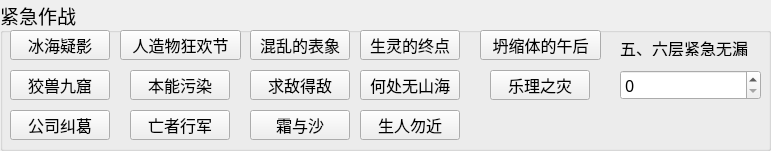
   <widget class="QGroupBox" name="emergact">
    <property name="geometry">
     <rect>
      <x>10</x>
      <y>360</y>
      <width>771</width>
      <height>151</height>
     </rect>
    </property>
    <property name="font">
     <font>
      <family>黑体</family>
      <pointsize>14</pointsize>
     </font>
    </property>
    <property name="title">
     <string>紧急作战</string>
    </property>
    <widget class="QPushButton" name="emeract_binghai">
     <property name="geometry">
      <rect>
       <x>10</x>
       <y>30</y>
       <width>100</width>
       <height>30</height>
      </rect>
     </property>
     <property name="font">
      <font>
       <family>黑体</family>
       <pointsize>12</pointsize>
      </font>
     </property>
     <property name="text">
      <string>冰海疑影</string>
     </property>
    </widget>
    <widget class="QPushButton" name="emeract_jiaoshou">
     <property name="geometry">
      <rect>
       <x>10</x>
       <y>70</y>
       <width>100</width>
       <height>30</height>
      </rect>
     </property>
     <property name="font">
      <font>
       <family>黑体</family>
       <pointsize>12</pointsize>
      </font>
     </property>
     <property name="text">
      <string>狡兽九窟</string>
     </property>
    </widget>
    <widget class="QPushButton" name="emeract_gongsi">
     <property name="geometry">
      <rect>
       <x>10</x>
       <y>110</y>
       <width>100</width>
       <height>30</height>
      </rect>
     </property>
     <property name="font">
      <font>
       <family>黑体</family>
       <pointsize>12</pointsize>
      </font>
     </property>
     <property name="text">
      <string>公司纠葛</string>
     </property>
    </widget>
    <widget class="QPushButton" name="emeract_renzao">
     <property name="geometry">
      <rect>
       <x>120</x>
       <y>30</y>
       <width>121</width>
       <height>30</height>
      </rect>
     </property>
     <property name="font">
      <font>
       <family>黑体</family>
       <pointsize>12</pointsize>
      </font>
     </property>
     <property name="text">
      <string>人造物狂欢节</string>
     </property>
    </widget>
    <widget class="QPushButton" name="emeract_benneng">
     <property name="geometry">
      <rect>
       <x>130</x>
       <y>70</y>
       <width>100</width>
       <height>30</height>
      </rect>
     </property>
     <property name="font">
      <font>
       <family>黑体</family>
       <pointsize>12</pointsize>
      </font>
     </property>
     <property name="text">
      <string>本能污染</string>
     </property>
    </widget>
    <widget class="QPushButton" name="emeract_wangzhe">
     <property name="geometry">
      <rect>
       <x>130</x>
       <y>110</y>
       <width>100</width>
       <height>30</height>
      </rect>
     </property>
     <property name="font">
      <font>
       <family>黑体</family>
       <pointsize>12</pointsize>
      </font>
     </property>
     <property name="text">
      <string>亡者行军</string>
     </property>
    </widget>
    <widget class="QPushButton" name="emeract_tansuo">
     <property name="geometry">
      <rect>
       <x>480</x>
       <y>30</y>
       <width>121</width>
       <height>30</height>
      </rect>
     </property>
     <property name="font">
      <font>
       <family>黑体</family>
       <pointsize>12</pointsize>
      </font>
     </property>
     <property name="text">
      <string>坍缩体的午后</string>
     </property>
    </widget>
    <widget class="QPushButton" name="emeract_yueli">
     <property name="geometry">
      <rect>
       <x>490</x>
       <y>70</y>
       <width>100</width>
       <height>30</height>
      </rect>
     </property>
     <property name="font">
      <font>
       <family>黑体</family>
       <pointsize>12</pointsize>
      </font>
     </property>
     <property name="text">
      <string>乐理之灾</string>
     </property>
    </widget>
    <widget class="QPushButton" name="emeract_hunluan">
     <property name="geometry">
      <rect>
       <x>250</x>
       <y>30</y>
       <width>100</width>
       <height>30</height>
      </rect>
     </property>
     <property name="font">
      <font>
       <family>黑体</family>
       <pointsize>12</pointsize>
      </font>
     </property>
     <property name="text">
      <string>混乱的表象</string>
     </property>
    </widget>
    <widget class="QPushButton" name="emeract_qiudi">
     <property name="geometry">
      <rect>
       <x>250</x>
       <y>70</y>
       <width>100</width>
       <height>30</height>
      </rect>
     </property>
     <property name="font">
      <font>
       <family>黑体</family>
       <pointsize>12</pointsize>
      </font>
     </property>
     <property name="text">
      <string>求敌得敌</string>
     </property>
    </widget>
    <widget class="QPushButton" name="emeract_hechu">
     <property name="geometry">
      <rect>
       <x>360</x>
       <y>70</y>
       <width>100</width>
       <height>30</height>
      </rect>
     </property>
     <property name="font">
      <font>
       <family>黑体</family>
       <pointsize>12</pointsize>
      </font>
     </property>
     <property name="text">
      <string>何处无山海</string>
     </property>
    </widget>
    <widget class="QPushButton" name="emeract_shengren">
     <property name="geometry">
      <rect>
       <x>360</x>
       <y>110</y>
       <width>100</width>
       <height>30</height>
      </rect>
     </property>
     <property name="font">
      <font>
       <family>黑体</family>
       <pointsize>12</pointsize>
      </font>
     </property>
     <property name="text">
      <string>生人勿近</string>
     </property>
    </widget>
    <widget class="QPushButton" name="emeract_shuangyu">
     <property name="geometry">
      <rect>
       <x>250</x>
       <y>110</y>
       <width>100</width>
       <height>30</height>
      </rect>
     </property>
     <property name="font">
      <font>
       <family>黑体</family>
       <pointsize>12</pointsize>
      </font>
     </property>
     <property name="text">
      <string>霜与沙</string>
     </property>
    </widget>
    <widget class="QPushButton" name="emeract_shengling">
     <property name="geometry">
      <rect>
       <x>360</x>
       <y>30</y>
       <width>100</width>
       <height>30</height>
      </rect>
     </property>
     <property name="font">
      <font>
       <family>黑体</family>
       <pointsize>12</pointsize>
      </font>
     </property>
     <property name="text">
      <string>生灵的终点</string>
     </property>
    </widget>
    <widget class="QLabel" name="label_13">
     <property name="geometry">
      <rect>
       <x>620</x>
       <y>40</y>
       <width>128</width>
       <height>16</height>
      </rect>
     </property>
     <property name="font">
      <font>
       <family>黑体</family>
       <pointsize>12</pointsize>
      </font>
     </property>
     <property name="text">
      <string>五、六层紧急无漏</string>
     </property>
    </widget>
    <widget class="QSpinBox" name="emeract_fivesix_count">
     <property name="geometry">
      <rect>
       <x>620</x>
       <y>70</y>
       <width>141</width>
       <height>30</height>
      </rect>
     </property>
     <property name="font">
      <font>
       <family>黑体</family>
       <pointsize>12</pointsize>
      </font>
     </property>
    </widget>
   </widget>
